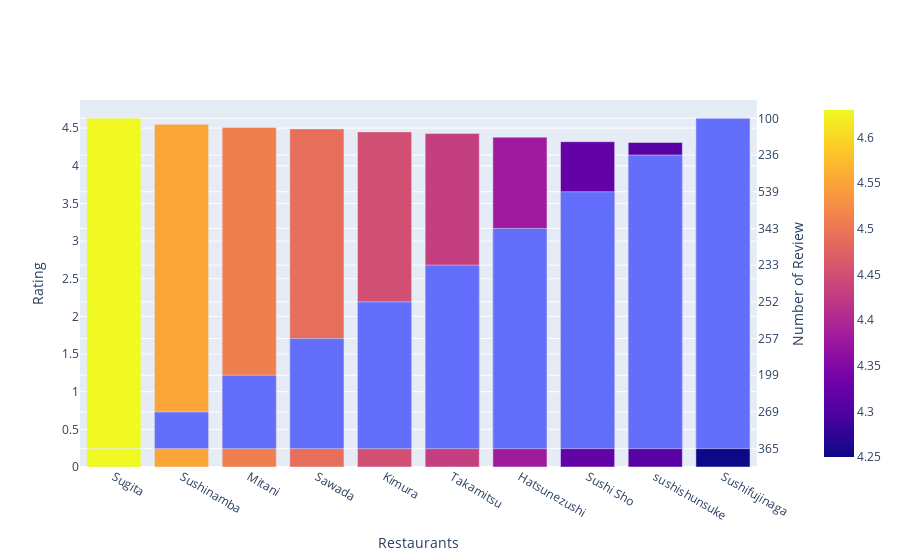

Notebook source saved alongside this figure:
### Code cell
# fig = go.Figure(data = [
#     go.Bar(name = 'Top Rating', x = 'Name', y  = 'Rating'),
#     go.Bar(name = 'Number of Rating', x = 'Name', y = 'Reviews')
# ])
# fig.update_layout(barmode = 'group')
# fig.show()
subfig = make_subplots(specs=[[{"secondary_y": True}]])
Ratingchart = px.bar(top10_rating, x = 'Name', y = 'Rating', color= 'Rating')
No_rating_chart = px.bar(top10_rating, x = 'Name', y = 'Reviews')
No_rating_chart.update_traces(yaxis="y2")
subfig.add_traces(Ratingchart.data + No_rating_chart.data)
subfig.layout.xaxis.title = 'Restaurants'
subfig.layout.yaxis.title = 'Rating'
subfig.layout.yaxis2.title = 'Number of Review'
#subfig.for_each_trace(lambda t: t.update(color = t.marker.color))
subfig

### Figure 1 — Plotly figure (JSON) as saved in the notebook; plotly's stock layout.template omitted (floating-point values rounded to 4 significant figures)
{"data": [{"alignmentgroup": "True", "hovertemplate": "Name=%{x}<br>Rating=%{marker.color}<extra></extra>", "legendgroup": "", "marker": {"color": [4.63, 4.55, 4.51, 4.49, 4.45, 4.43, 4.38, 4.32, 4.31, 4.25], "coloraxis": "coloraxis", "pattern": {"shape": ""}}, "name": "", "offsetgroup": "", "orientation": "v", "showlegend": false, "textposition": "auto", "type": "bar", "x": ["Sugita", "Sushinamba", "Mitani", "Sawada", "Kimura", "Takamitsu", "Hatsunezushi", "Sushi Sho", "sushishunsuke", "Sushifujinaga"], "xaxis": "x", "y": [4.63, 4.55, 4.51, 4.49, 4.45, 4.43, 4.38, 4.32, 4.31, 4.25], "yaxis": "y"}, {"alignmentgroup": "True", "hovertemplate": "Name=%{x}<br>Reviews=%{y}<extra></extra>", "legendgroup": "", "marker": {"color": "#636efa", "pattern": {"shape": ""}}, "name": "", "offsetgroup": "", "orientation": "v", "showlegend": false, "textposition": "auto", "type": "bar", "x": ["Sugita", "Sushinamba", "Mitani", "Sawada", "Kimura", "Takamitsu", "Hatsunezushi", "Sushi Sho", "sushishunsuke", "Sushifujinaga"], "xaxis": "x", "y": ["365", "269", "199", "257", "252", "233", "343", "539", "236", "100"], "yaxis": "y2"}], "layout": {"xaxis": {"anchor": "y", "domain": [0, 0.94], "title": {"text": "Restaurants"}}, "yaxis": {"anchor": "x", "domain": [0, 1], "title": {"text": "Rating"}}, "yaxis2": {"anchor": "x", "overlaying": "y", "side": "right", "title": {"text": "Number of Review"}}}}
